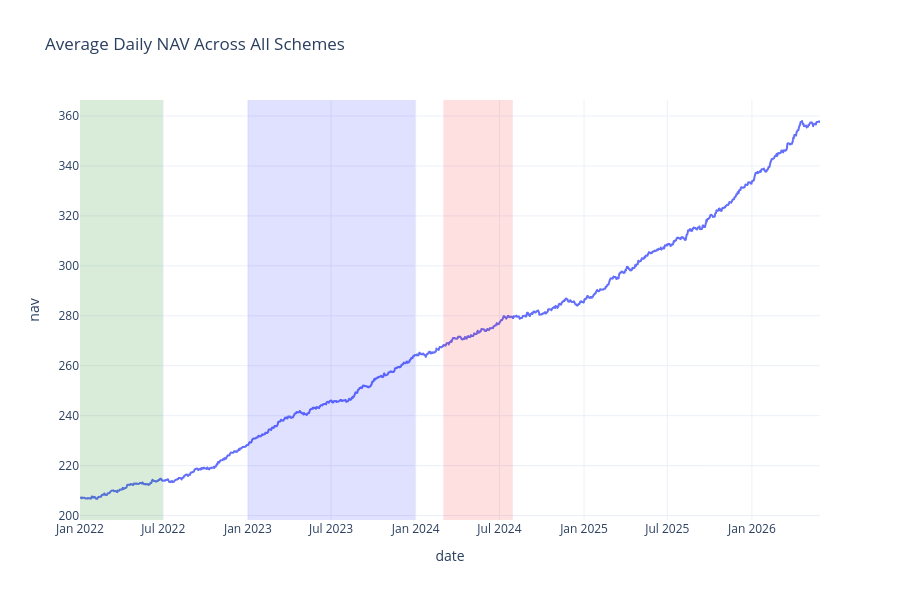

The cell this chart's notebook holds for it:
### Markdown cell above
### Average NAV Across All Schemes

### Code cell
daily_avg = (
    df_nh.groupby('date')['nav']
    .mean()
    .reset_index()
)

fig = px.line(
    daily_avg,
    x='date',
    y='nav',
    title="Average Daily NAV Across All Schemes"
)

fig.add_vrect(
    x0="2022-01-01",
    x1="2022-06-30",
    fillcolor="green",
    opacity=0.15,
    line_width=0
)

fig.add_vrect(
    x0="2023-01-01",
    x1="2023-12-31",
    fillcolor="blue",
    opacity=0.12,
    line_width=0
)

fig.add_vrect(
    x0="2024-03-01",
    x1="2024-07-30",
    fillcolor="red",
    opacity=0.12,
    line_width=0
)

fig.update_layout(
    template="plotly_white",
    height=600
)

fig.show()

### Figure 1 — Plotly figure (JSON) as saved in the notebook; plotly's stock layout.template omitted (floating-point values rounded to 4 significant figures; data arrays with more than 128 entries replaced by an {"elided": "..."} marker saying what was removed)
{"data": [{"hovertemplate": "date=%{x}<br>nav=%{y}<extra></extra>", "legendgroup": "", "line": {"color": "#636efa", "dash": "solid"}, "marker": {"symbol": "circle"}, "mode": "lines", "name": "", "showlegend": false, "type": "scattergl", "x": {"elided": "1608 str values"}, "xaxis": "x", "y": {"elided": "1608 float values"}, "yaxis": "y"}], "layout": {"height": 600, "legend": {"tracegroupgap": 0}, "shapes": [{"fillcolor": "green", "line": {"width": 0}, "opacity": 0.15, "type": "rect", "x0": "2022-01-01", "x1": "2022-06-30", "xref": "x", "y0": 0, "y1": 1, "yref": "y domain"}, {"fillcolor": "blue", "line": {"width": 0}, "opacity": 0.12, "type": "rect", "x0": "2023-01-01", "x1": "2023-12-31", "xref": "x", "y0": 0, "y1": 1, "yref": "y domain"}, {"fillcolor": "red", "line": {"width": 0}, "opacity": 0.12, "type": "rect", "x0": "2024-03-01", "x1": "2024-07-30", "xref": "x", "y0": 0, "y1": 1, "yref": "y domain"}], "title": {"text": "Average Daily NAV Across All Schemes"}, "xaxis": {"anchor": "y", "domain": [0, 1], "title": {"text": "date"}}, "yaxis": {"anchor": "x", "domain": [0, 1], "title": {"text": "nav"}}}}
